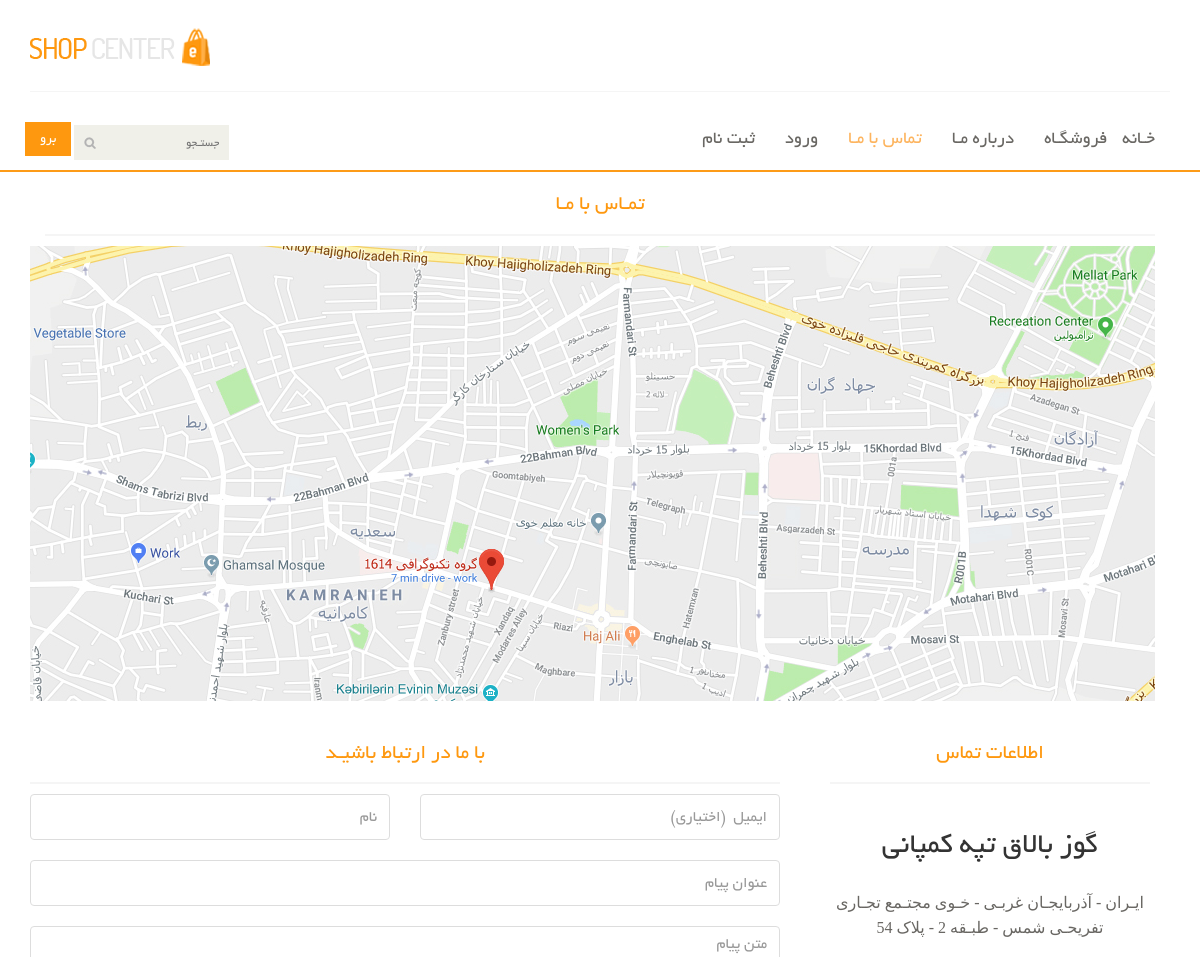
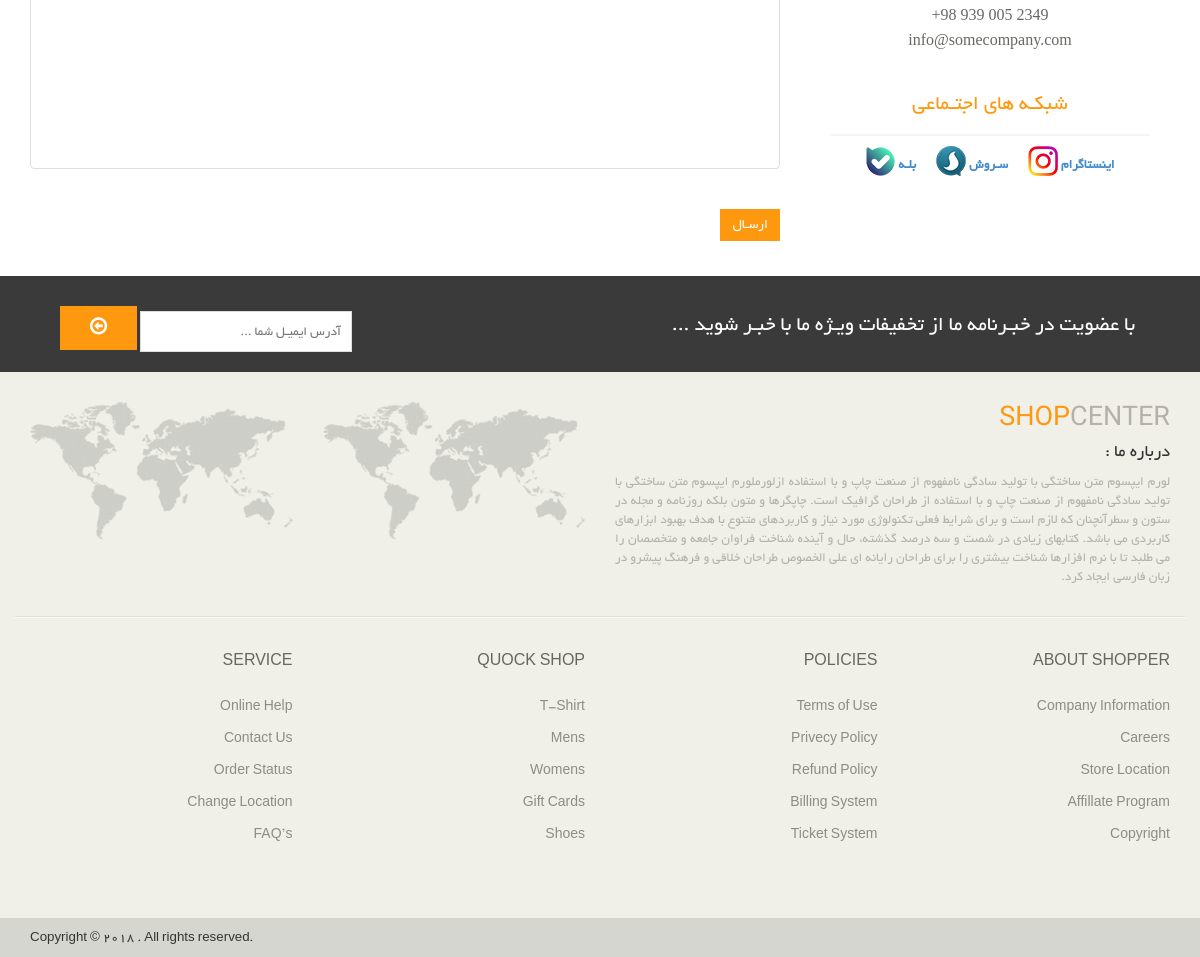
Page /contact-us on the committed database (2 pictures, top to bottom).
### marchSITEINFO/models.py (models this page shows, shortened)
class SiteInfoModel (models.Model):
    adress      = models.CharField(verbose_name='ادرس', max_length=200, blank=False)
    phone       = models.CharField(verbose_name='شماره تماس', max_length=25, blank=False, )
    email       = models.EmailField(verbose_name='ایمیل', blank=False, )
    companyName = models.CharField(verbose_name='نام شرکت', max_length=100, blank=False, )
    companyLogo = models.FileField(verbose_name='لوگو (320 x 350)', upload_to=media_upload_path, blank=False, )
    aboutUsTxt  = models.TextField(verbose_name='متن درباره ما', blank=False, )

### marchSITEINFO/views.py (the view, shortened to what this page needs)
# urls.py: path('contact-us', contactUsPage),
def contactUsPage(request):
    if request.user.is_authenticated :
        init_info = {'sender':request.user, 'email':request.user.email}
    else:
        init_info = {}
    contactUsForm = ContactUsForm((request.POST or None), initial=init_info)
    site_information = SiteInfoModel.objects.first()
    context = {
        'info' : site_information,
        'form' : contactUsForm,
    }
    return render(request, 'contact.html', context)

### marchSITEINFO/forms.py
class ContactUsForm (forms.ModelForm):
    class Meta:
        model   = ContactUsFormModel
        fields  = ['title', 'email', 'message', 'sender']
        widgets = {
            'title'     : forms.TextInput(attrs={'class':'form-control' , 'placeholder' : 'عنوان پیام'         }),
            'sender'    : forms.TextInput(attrs={'class':'form-control' , 'placeholder' : 'نام'                 }),
            'email'     : forms.TextInput(attrs={'class':'form-control' , 'placeholder' : 'ایمیل  (اختیاری) '  }),
            'message'   : forms.Textarea (attrs={'class':'form-control' , 'placeholder' : 'متن پیام'            })
        }

### marchSITEINFO/templates/contact.html (shortened to what this page needs)
{%load static%}
<!DOCTYPE html>
<html lang="en">
<head>
	{%include 'shit/css-links.html'%}
</head>
<body>
	<header id="header">
		{%include 'shit/site-header.html'%}
	</header>
		<div id="contact-page" class="container">
			<div class="bg">
				<div class="row">
					<div class="container">
						<div class="col-sm-12" style="overflow: hidden; margin-bottom: 40px">
							<h2 class="title text-center">تمـاس با مـا</h2>    			    						<div id="gmap" class="contact-map">
									<img src="images/home/Map.jpg" alt="Map"/>
								</div>
						</div>
					</div>
					</div>
				<div class="row">
					<div class="col-sm-8">
						<div class="contact-form">
							<h2 class="title text-center">با ما در ارتباط باشیـد</h2>
							<form id="main-contact-form" class="contact-form row" name="contact-form" method="POST">
								<div class="form-group col-md-6">
									{{form.sender}}
								</div>
								<div class="form-group col-md-6">
									{{form.email}}
								</div>
								<div class="form-group col-md-12">
									{{form.title}}
								</div>
								<div class="form-group col-md-12">
									{{form.message}}
								</div>
								<div class="form-group col-md-12">
									<input type="submit" name="submit" class="btn btn-primary pull-right" value="ارسـال">
								</div>
							</form>
						</div>
					</div>
					<div class="col-sm-4">
						<div class="contact-info">
							<h2 class="title text-center">اطلاعات تماس</h2>
							<address>
								<br>
								<h2> {{info.companyName}} </h2>
								<br>
								<p> {{info.adress}} </p>
								<br>
								<p dir="auto"> {{info.phone}} </p>
								<p> {{info.email}} </p>
							</address>
							<div class="social-networks">
								<h2 class="title text-center">شبکـه های اجتـماعی</h2>
								<span  class="socials-share share">
										<ul>
											<a href="#">
												<li>
													<label>بلـه</label>
													<img src="images/product-details/Bale.png"/>
												</li>
											</a>
											<a href="#">
												<li>
													<label>سـروش</label>
													<img src="images/product-details/Soroush.png"/>
												</li>
											</a>
											<a href="#">
												<li>
													<label>اینستاگرام</label>
													<img src="images/product-details/Instagram.png"/>
												</li>
											</a>
										</ul>
									</span>
							</div>
						</div>
					</div>
				</div>
			</div>
		</div>
		{%include 'shit/footer.html' with g=gooz%}
</body>
</html>

### templates/shit/css-links.html
{%load static%}
<link href="{% static 'css/bootstrap.min.css' %}" rel="stylesheet">
<link href="{% static 'css/font-awesome.min.css' %}" rel="stylesheet">
<link href="{% static 'css/prettyPhoto.css' %}" rel="stylesheet">
<link href="{% static 'css/price-range.css' %}" rel="stylesheet">
<link href="{% static 'css/animate.css' %}" rel="stylesheet">
<link href="{% static 'css/main.css' %}" rel="stylesheet">
<link href="{% static 'css/responsive.css' %}" rel="stylesheet">
<link href="{% static 'css/MyCss.css' %}" rel="stylesheet">

### templates/shit/apple-touch.html (shortened to what this page needs)
{%load static%}

### templates/shit/site-header.html (shortened to what this page needs)
{%load static%}
<div class="header-middle">
    <div class="container">
        <div class="row">
            <div class="col-sm-4" style="text-align: left;">
                <div class="logo">
                    <a href="/"><img src="{% static 'images/home/logo.png' %}" alt="Logo" style="text-align: center;" /></a>
                </div>
            </div>
        </div>
    </div>
</div>
<div class="header-bottom">
    <div class="container">
        <div class="row">
            <div class="col-sm-3">
                <div class="search_box pull-left">
                    <form action="/shop/search" method="GET" >
                        <input type="text" placeholder="جستـجو" value="{{request.GET.q}}" name="q"/>
                        <button class="btn btn-default my-btn" type="submit">برو</button>
                    </form>
                </div>
            </div>
            <div class="col-sm-9">
                <div class="mainmenu pull-right">
                    <ul class="nav navbar-nav collapse navbar-collapse">
                        <li><a {%if request.path == '/'%} class='active' {%endif%} href="/">خـانه</a></li>
                        <li class="dropdown"><a {%if request.path == '/shop/' %} class='active'{%endif%} href="/shop">فروشگـاه</a></li>
                        <li><a {%if request.path == '/about-us'   %} class='active' {%endif%} href="/about-us">درباره مـا</a></li>
                        <li><a {%if request.path == '/contact-us' %} class='active' {%endif%} href="/contact-us">تماس با مـا</a></li>
                        {%if not request.user.is_authenticated%}
                            <li><a href="/login" {%if request.path == '/login'%} class='active'{%endif%} > ورود</a></li>
                            <li><a href="/register" {%if request.path == '/register'%} class='active'{%endif%} > ثبت نام</a></li>
                        {% endif %}
                    </ul>
                </div>
            </div>
        </div>
    </div>
</div>

### templates/shit/footer.html
{%load static%}
<footer id="footer">
    <div class="footer-Before">
        <div class="container">
            <div class="block-news">
                <div class="row">
                    <h3>با عضویت در خبـرنامه ما از تخفیفات ویـژه ما با خبـر شوید ... </h3>
                    <div class="searchform newslatter">
                        <input type="text" placeholder="آدرس ایمیـل شما ..."/>
                        <button type="submit" class="btn btn-default">
                            <i class="fa fa-arrow-circle-o-left"></i>
                        </button>
                    </div>
                </div>
            </div>
        </div>
    </div>
    <div class="footer-top">
        <div class="container">
            <div class="row">
                <div class="col-sm-3">
                    <div class="address">
                        <img src="{%static 'images/home/map.png'%}" alt="" />
                    </div>
                </div>
                <div class="col-sm-3">
                    <div class="address">
                        <img src="{%static 'images/home/map.png'%}" alt="" />
                    </div>
                </div>
                <div class="col-sm-6">
                    <div class="companyinfo">
                        <h2><span>SHOP</span>CENTER</h2>
                        <h4>درباره ما :</h4>
                        <p>لورم ایپسوم متن ساختگی با تولید سادگی نامفهوم از صنعت چاپ و با استفاده ازلورملورم ایپسوم متن ساختگی با تولید سادگی نامفهوم از صنعت چاپ و با استفاده از طراحان گرافیک است. چاپگرها و متون بلکه روزنامه و مجله در ستون و سطرآنچنان که لازم است و برای شرایط فعلی تکنولوژی مورد نیاز و کاربردهای متنوع با هدف بهبود ابزارهای کاربردی می باشد. کتابهای زیادی در شصت و سه درصد گذشته، حال و آینده شناخت فراوان جامعه و متخصصان را می طلبد تا با نرم افزارها شناخت بیشتری را برای طراحان رایانه ای علی الخصوص طراحان خلاقی و فرهنگ پیشرو در زبان فارسی ایجاد کرد.</p>
                    </div>
                </div>
            </div>
        </div>
    </div>
    <div class="footer-widget">
        <div class="container">
            <div class="row">
                <div class="col-sm-3">
                    <div class="single-widget">
                        <h2>Service</h2>
                        <ul class="nav nav-pills nav-stacked">
                            <li><a href="#">Online Help</a></li>
                            <li><a href="#">Contact Us</a></li>
                            <li><a href="#">Order Status</a></li>
                            <li><a href="#">Change Location</a></li>
                            <li><a href="#">FAQ’s</a></li>
                        </ul>
                    </div>
                </div>
                <div class="col-sm-3">
                    <div class="single-widget">
                        <h2>Quock Shop</h2>
                        <ul class="nav nav-pills nav-stacked">
                            <li><a href="#">T-Shirt</a></li>
                            <li><a href="#">Mens</a></li>
                            <li><a href="#">Womens</a></li>
                            <li><a href="#">Gift Cards</a></li>
                            <li><a href="#">Shoes</a></li>
                        </ul>
                    </div>
                </div>
                <div class="col-sm-3">
                    <div class="single-widget">
                        <h2>Policies</h2>
                        <ul class="nav nav-pills nav-stacked">
                            <li><a href="#">Terms of Use</a></li>
                            <li><a href="#">Privecy Policy</a></li>
                            <li><a href="#">Refund Policy</a></li>
                            <li><a href="#">Billing System</a></li>
                            <li><a href="#">Ticket System</a></li>
                        </ul>
                    </div>
                </div>
                <div class="col-sm-3">
                    <div class="single-widget">
                        <h2>About Shopper</h2>
                        <ul class="nav nav-pills nav-stacked">
                            <li><a href="#">Company Information</a></li>
                            <li><a href="#">Careers</a></li>
                            <li><a href="#">Store Location</a></li>
                            <li><a href="#">Affillate Program</a></li>
                            <li><a href="#">Copyright</a></li>
                        </ul>
                    </div>
                </div>
            </div>
        </div>
    </div>
    <div class="footer-bottom" style="direction: ltr !important;">
        <div class="container">
            <div class="row">
                <p class="pull-left">Copyright © 2018
                    <a target="_blank" href="http://www.1614GP.ir"><b>{{g}}</b></a>. All rights reserved.
                </p>
            </div>
        </div>
    </div>
</footer>

### templates/shit/footer-scripts.html (shortened to what this page needs)
{%load static%}

### assets/css/MyCss.css (style rules this page uses)
*, *::before, *::after { box-sizing: border-box; }
.my-btn { background: #FE980F; border: medium none; border-radius: 0; margin-left: -5px; padding: 7px 15px; margin-top: 0; color: white; }
address { direction: rtl; font-family: tahoma; text-align: center; }
.contact-form textarea { height: 200px !important; }

### rows in the picture
SiteInfoModel: companyName "گوز بالاق تپه کمپانی", adress "ایـران - آذربایجـان غربـی - خـوی مجتـمع تجـاری تفریحـی شمس - طبـقه 2 - پلاک 54", phone "+98 939 005 2349", email "info@somecompany.com"
